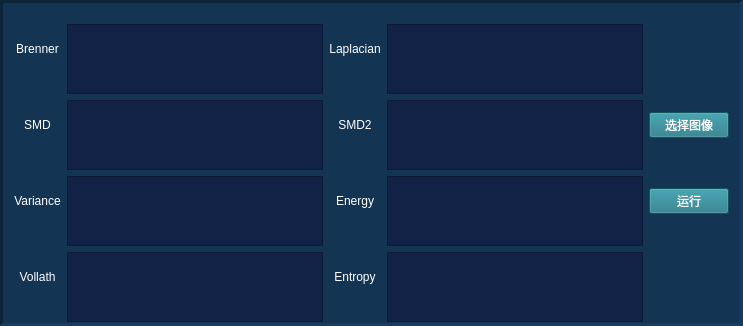
             <widget class="QFrame" name="frame_dataeva">
              <property name="styleSheet">
               <string notr="true">background-color: rgb(20, 52, 83);
border-color: rgb(255, 97, 6);
</string>
              </property>
              <property name="frameShape">
               <enum>QFrame::Panel</enum>
              </property>
              <property name="frameShadow">
               <enum>QFrame::Sunken</enum>
              </property>
              <property name="lineWidth">
               <number>3</number>
              </property>
              <property name="midLineWidth">
               <number>3</number>
              </property>
              <layout class="QVBoxLayout" name="verticalLayout">
               <item>
                <layout class="QGridLayout" name="gridLayout_dataeva_main" rowstretch="0,0,0,0" columnstretch="1,0,0,0,0,0,0">
                 <property name="leftMargin">
                  <number>0</number>
                 </property>
                 <item row="0" column="4" colspan="2">
                  <widget class="QTextBrowser" name="textBrowser_LAP">
                   <property name="minimumSize">
                    <size>
                     <width>150</width>
                     <height>70</height>
                    </size>
                   </property>
                   <property name="maximumSize">
                    <size>
                     <width>16777215</width>
                     <height>50</height>
                    </size>
                   </property>
                   <property name="styleSheet">
                    <string notr="true">background-color: rgb(18, 34, 70);</string>
                   </property>
                  </widget>
                 </item>
                 <item row="1" column="3">
                  <widget class="QLabel" name="label_SMD2">
                   <property name="styleSheet">
                    <string notr="true">color: rgb(255, 255, 255);
background-color:transparent;</string>
                   </property>
                   <property name="text">
                    <string>SMD2</string>
                   </property>
                   <property name="alignment">
                    <set>Qt::AlignCenter</set>
                   </property>
                  </widget>
                 </item>
                 <item row="1" column="0">
                  <widget class="QLabel" name="label_SMD">
                   <property name="styleSheet">
                    <string notr="true">color: rgb(255, 255, 255);
background-color:transparent;</string>
                   </property>
                   <property name="text">
                    <string>SMD</string>
                   </property>
                   <property name="alignment">
                    <set>Qt::AlignCenter</set>
                   </property>
                  </widget>
                 </item>
                 <item row="3" column="3">
                  <widget class="QLabel" name="label_ENT">
                   <property name="styleSheet">
                    <string notr="true">color: rgb(255, 255, 255);
background-color:transparent;</string>
                   </property>
                   <property name="text">
                    <string>&lt;html&gt;&lt;head/&gt;&lt;body&gt;&lt;p&gt;Entropy&lt;/p&gt;&lt;/body&gt;&lt;/html&gt;</string>
                   </property>
                   <property name="alignment">
                    <set>Qt::AlignCenter</set>
                   </property>
                  </widget>
                 </item>
                 <item row="3" column="0">
                  <widget class="QLabel" name="label_VOL">
                   <property name="styleSheet">
                    <string notr="true">color: rgb(255, 255, 255);
background-color:transparent;</string>
                   </property>
                   <property name="text">
                    <string>&lt;html&gt;&lt;head/&gt;&lt;body&gt;&lt;p&gt;Vollath&lt;/p&gt;&lt;/body&gt;&lt;/html&gt;</string>
                   </property>
                   <property name="alignment">
                    <set>Qt::AlignCenter</set>
                   </property>
                  </widget>
                 </item>
                 <item row="3" column="1" colspan="2">
                  <widget class="QTextBrowser" name="textBrowser_VOL">
                   <property name="minimumSize">
                    <size>
                     <width>150</width>
                     <height>70</height>
                    </size>
                   </property>
                   <property name="maximumSize">
                    <size>
                     <width>16777215</width>
                     <height>50</height>
                    </size>
                   </property>
                   <property name="styleSheet">
                    <string notr="true">background-color: rgb(18, 34, 70);</string>
                   </property>
                  </widget>
                 </item>
                 <item row="2" column="0">
                  <widget class="QLabel" name="label_VAR">
                   <property name="styleSheet">
                    <string notr="true">color: rgb(255, 255, 255);
background-color:transparent;</string>
                   </property>
                   <property name="text">
                    <string>Variance</string>
                   </property>
                   <property name="alignment">
                    <set>Qt::AlignCenter</set>
                   </property>
                  </widget>
                 </item>
                 <item row="2" column="4" colspan="2">
                  <widget class="QTextBrowser" name="textBrowser_ENE">
                   <property name="minimumSize">
                    <size>
                     <width>150</width>
                     <height>70</height>
                    </size>
                   </property>
                   <property name="maximumSize">
                    <size>
                     <width>16777215</width>
                     <height>50</height>
                    </size>
                   </property>
                   <property name="styleSheet">
                    <string notr="true">background-color: rgb(18, 34, 70);</string>
                   </property>
                  </widget>
                 </item>
                 <item row="0" column="0">
                  <widget class="QLabel" name="label_BRE">
                   <property name="styleSheet">
                    <string notr="true">color: rgb(255, 255, 255);
background-color:transparent;</string>
                   </property>
                   <property name="text">
                    <string>Brenner</string>
                   </property>
                   <property name="alignment">
                    <set>Qt::AlignCenter</set>
                   </property>
                  </widget>
                 </item>
                 <item row="1" column="4" colspan="2">
                  <widget class="QTextBrowser" name="textBrowser_SMD2">
                   <property name="minimumSize">
                    <size>
                     <width>150</width>
                     <height>70</height>
                    </size>
                   </property>
                   <property name="maximumSize">
                    <size>
                     <width>16777215</width>
                     <height>50</height>
                    </size>
                   </property>
                   <property name="styleSheet">
                    <string notr="true">background-color: rgb(18, 34, 70);</string>
                   </property>
                  </widget>
                 </item>
                 <item row="2" column="1" colspan="2">
                  <widget class="QTextBrowser" name="textBrowser_VAR">
                   <property name="minimumSize">
                    <size>
                     <width>150</width>
                     <height>70</height>
                    </size>
                   </property>
                   <property name="maximumSize">
                    <size>
                     <width>16777215</width>
                     <height>50</height>
                    </size>
                   </property>
                   <property name="styleSheet">
                    <string notr="true">background-color: rgb(18, 34, 70);</string>
                   </property>
                  </widget>
                 </item>
                 <item row="2" column="6">
                  <widget class="QPushButton" name="pushButton_run_dataeva">
                   <property name="maximumSize">
                    <size>
                     <width>16777215</width>
                     <height>16777215</height>
                    </size>
                   </property>
                   <property name="styleSheet">
                    <string notr="true">color: rgb(255, 255, 255);
background-color: rgb(28, 118, 132);</string>
                   </property>
                   <property name="text">
                    <string>运行</string>
                   </property>
                  </widget>
                 </item>
                 <item row="1" column="6">
                  <widget class="QPushButton" name="pushButton_dataeva">
                   <property name="maximumSize">
                    <size>
                     <width>16777215</width>
                     <height>16777215</height>
                    </size>
                   </property>
                   <property name="styleSheet">
                    <string notr="true">color: rgb(255, 255, 255);
background-color: rgb(28, 118, 132);</string>
                   </property>
                   <property name="text">
                    <string>选择图像</string>
                   </property>
                  </widget>
                 </item>
                 <item row="1" column="1" colspan="2">
                  <widget class="QTextBrowser" name="textBrowser_SMD">
                   <property name="minimumSize">
                    <size>
                     <width>150</width>
                     <height>70</height>
                    </size>
                   </property>
                   <property name="maximumSize">
                    <size>
                     <width>16777215</width>
                     <height>50</height>
                    </size>
                   </property>
                   <property name="styleSheet">
                    <string notr="true">background-color: rgb(18, 34, 70);</string>
                   </property>
                  </widget>
                 </item>
                 <item row="3" column="4" colspan="2">
                  <widget class="QTextBrowser" name="textBrowser_ENT">
                   <property name="minimumSize">
                    <size>
                     <width>150</width>
                     <height>70</height>
                    </size>
                   </property>
                   <property name="maximumSize">
                    <size>
                     <width>16777215</width>
                     <height>50</height>
                    </size>
                   </property>
                   <property name="styleSheet">
                    <string notr="true">background-color: rgb(18, 34, 70);</string>
                   </property>
                  </widget>
                 </item>
                 <item row="2" column="3">
                  <widget class="QLabel" name="label_ENE">
                   <property name="styleSheet">
                    <string notr="true">color: rgb(255, 255, 255);
background-color:transparent;</string>
                   </property>
                   <property name="text">
                    <string>&lt;html&gt;&lt;head/&gt;&lt;body&gt;&lt;p&gt;Energy&lt;/p&gt;&lt;/body&gt;&lt;/html&gt;</string>
                   </property>
                   <property name="alignment">
                    <set>Qt::AlignCenter</set>
                   </property>
                  </widget>
                 </item>
                 <item row="0" column="1" colspan="2">
                  <widget class="QTextBrowser" name="textBrowser_BRE">
                   <property name="minimumSize">
                    <size>
                     <width>150</width>
                     <height>70</height>
                    </size>
                   </property>
                   <property name="maximumSize">
                    <size>
                     <width>16777215</width>
                     <height>50</height>
                    </size>
                   </property>
                   <property name="styleSheet">
                    <string notr="true">background-color: rgb(18, 34, 70);</string>
                   </property>
                  </widget>
                 </item>
                 <item row="0" column="3">
                  <widget class="QLabel" name="label_LAP">
                   <property name="styleSheet">
                    <string notr="true">color: rgb(255, 255, 255);
background-color:transparent;</string>
                   </property>
                   <property name="text">
                    <string>Laplacian</string>
                   </property>
                   <property name="alignment">
                    <set>Qt::AlignCenter</set>
                   </property>
                  </widget>
                 </item>
                </layout>
               </item>
              </layout>
             </widget>
